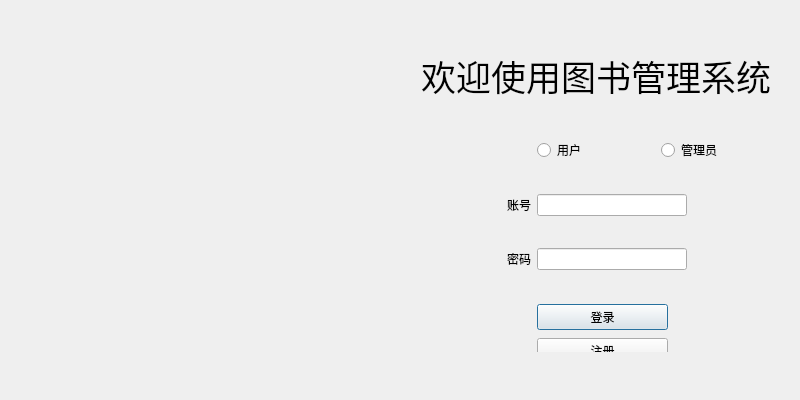
<?xml version="1.0" encoding="UTF-8"?>
<ui version="4.0">
 <class>Dlg_Welcome</class>
 <widget class="QDialog" name="Dlg_Welcome">
  <property name="geometry">
   <rect>
    <x>0</x>
    <y>0</y>
    <width>800</width>
    <height>400</height>
   </rect>
  </property>
  <property name="windowTitle">
   <string>Dialog</string>
  </property>
  <property name="sizeGripEnabled">
   <bool>false</bool>
  </property>
  <layout class="QGridLayout" name="gridLayout_2">
   <item row="0" column="1" rowspan="3">
    <widget class="QWidget" name="widget" native="true">
     <layout class="QGridLayout" name="gridLayout">
      <item row="1" column="1">
       <widget class="QRadioButton" name="rdbtnUser">
        <property name="text">
         <string>用户</string>
        </property>
       </widget>
      </item>
      <item row="0" column="0" colspan="3">
       <widget class="QLabel" name="label">
        <property name="maximumSize">
         <size>
          <width>16777215</width>
          <height>60</height>
         </size>
        </property>
        <property name="font">
         <font>
          <family>Bahnschrift SemiLight</family>
          <pointsize>26</pointsize>
         </font>
        </property>
        <property name="text">
         <string>欢迎使用图书管理系统</string>
        </property>
        <property name="alignment">
         <set>Qt::AlignmentFlag::AlignCenter</set>
        </property>
       </widget>
      </item>
      <item row="3" column="0">
       <widget class="QLabel" name="label_3">
        <property name="text">
         <string>密码</string>
        </property>
        <property name="alignment">
         <set>Qt::AlignmentFlag::AlignRight|Qt::AlignmentFlag::AlignTrailing|Qt::AlignmentFlag::AlignVCenter</set>
        </property>
       </widget>
      </item>
      <item row="3" column="1" colspan="2">
       <widget class="QLineEdit" name="LePassword">
        <property name="maximumSize">
         <size>
          <width>150</width>
          <height>16777215</height>
         </size>
        </property>
       </widget>
      </item>
      <item row="1" column="2">
       <widget class="QRadioButton" name="rdbtnAdmin">
        <property name="text">
         <string>管理员</string>
        </property>
       </widget>
      </item>
      <item row="2" column="1" colspan="2">
       <widget class="QLineEdit" name="LeAccount">
        <property name="maximumSize">
         <size>
          <width>150</width>
          <height>16777215</height>
         </size>
        </property>
       </widget>
      </item>
      <item row="4" column="1" colspan="2">
       <widget class="QWidget" name="widget_2" native="true">
        <property name="maximumSize">
         <size>
          <width>230</width>
          <height>50</height>
         </size>
        </property>
        <widget class="QWidget" name="layoutWidget">
         <property name="geometry">
          <rect>
           <x>0</x>
           <y>0</y>
           <width>131</width>
           <height>65</height>
          </rect>
         </property>
         <layout class="QVBoxLayout" name="verticalLayout">
          <item>
           <widget class="QPushButton" name="btnLog">
            <property name="text">
             <string>登录</string>
            </property>
           </widget>
          </item>
          <item>
           <widget class="QPushButton" name="btnSign">
            <property name="text">
             <string>注册</string>
            </property>
           </widget>
          </item>
         </layout>
        </widget>
       </widget>
      </item>
      <item row="2" column="0">
       <widget class="QLabel" name="label_2">
        <property name="text">
         <string>账号</string>
        </property>
        <property name="alignment">
         <set>Qt::AlignmentFlag::AlignRight|Qt::AlignmentFlag::AlignTrailing|Qt::AlignmentFlag::AlignVCenter</set>
        </property>
       </widget>
      </item>
     </layout>
    </widget>
   </item>
   <item row="0" column="0" rowspan="3">
    <widget class="QWidget" name="widget_3" native="true">
     <widget class="QLabel" name="label_4">
      <property name="geometry">
       <rect>
        <x>0</x>
        <y>0</y>
        <width>400</width>
        <height>400</height>
       </rect>
      </property>
      <property name="text">
       <string/>
      </property>
      <property name="pixmap">
       <pixmap>:/image/Logo.png</pixmap>
      </property>
      <property name="scaledContents">
       <bool>true</bool>
      </property>
      <property name="alignment">
       <set>Qt::AlignmentFlag::AlignBottom|Qt::AlignmentFlag::AlignLeading|Qt::AlignmentFlag::AlignLeft</set>
      </property>
      <property name="wordWrap">
       <bool>false</bool>
      </property>
     </widget>
    </widget>
   </item>
  </layout>
 </widget>
 <tabstops>
  <tabstop>rdbtnUser</tabstop>
  <tabstop>rdbtnAdmin</tabstop>
  <tabstop>LeAccount</tabstop>
  <tabstop>LePassword</tabstop>
  <tabstop>btnLog</tabstop>
  <tabstop>btnSign</tabstop>
 </tabstops>
 <resources/>
 <connections/>
</ui>
